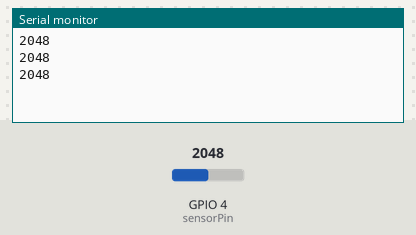
The sketch below on a simulated ESP32. On the bench: the last lines printed to the serial monitor. Inputs (shaded band) come from the test bench; at power-on: GPIO 4 (sensorPin) = 2048.

Above: at 1.3 s.
1.4 s: GPIO 4 (sensorPin) set to 2866
At 1.9 s:
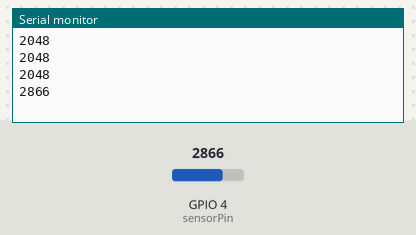
2.9 s: GPIO 4 (sensorPin) set to 3603
At 3.4 s:
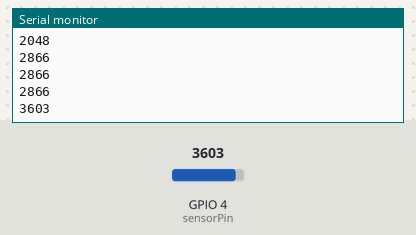
Timing chart, 0 to 5.9 s (numbered marks = the images above; inputs shaded):
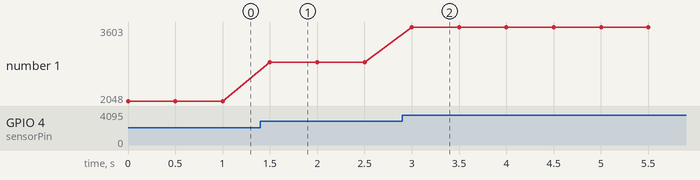

The sketch:

sensor-hw103.ino
```cpp
#include <WiFi.h>
int sensorPin= 4;

int value; // value of adc 0-4095 (0v-3.3v)


void setup() {
  // put your setup code here, to run once:
  Serial.begin(115200);
  pinMode(sensorPin, INPUT);
}

void loop() {
  // put your main code here, to run repeatedly:
  readsensor();
  //value = constrain(value,1500,4095);    //%
  //value = map(value,1500,4095,100,0);    //%
  Serial.println(value);
  delay(500);
}
void readsensor(){
  value=analogRead(sensorPin); //the wetter the soil the lower the value
  }
```

Measured:
- after the input at 1.4 s, the serial monitor: prints a new line after 0.10 s (image 1)
- after the input at 2.9 s, the serial monitor: prints a new line after 0.10 s (image 2)
- plotted number 1: 2048 → 2866 after the input at 1.4 s, 2866 → 3603 after the input at 2.9 s
